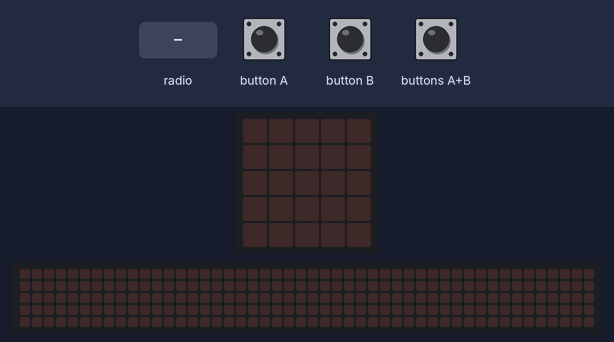
The program below on a simulated BBC micro:bit (MakeCode). Shown: the board's 5×5 LED display, a strip that is not on the board, showing the scrolling text unrolled. Inputs (shaded band) come from the test bench. The 48×5 strip is a reading aid, not a part: it shows the text the display is scrolling, unrolled, one strip-width of it at a time.

Above: at 1.2 s.
1.3 s: radio message "Ok" arrives
At 3.77 s:
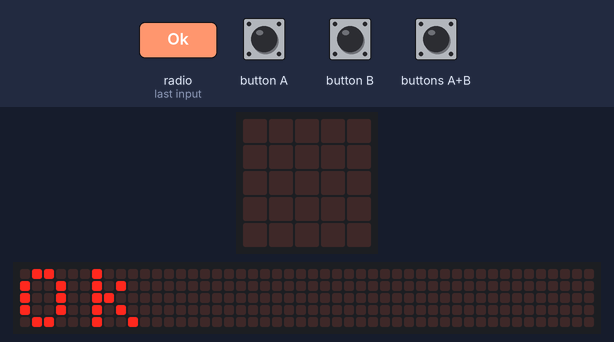
4.3 s: radio message "Maybe" arrives
At 4.37 s:
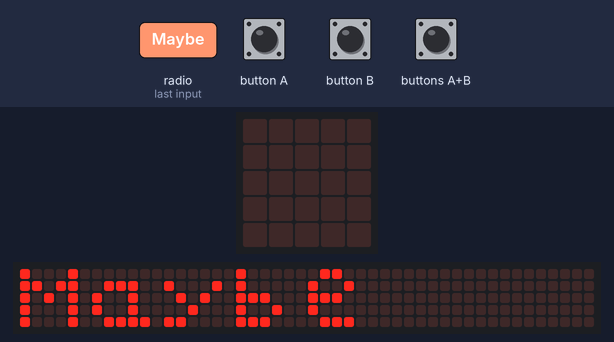
7.3 s: radio message "No" arrives
At 12.17 s:
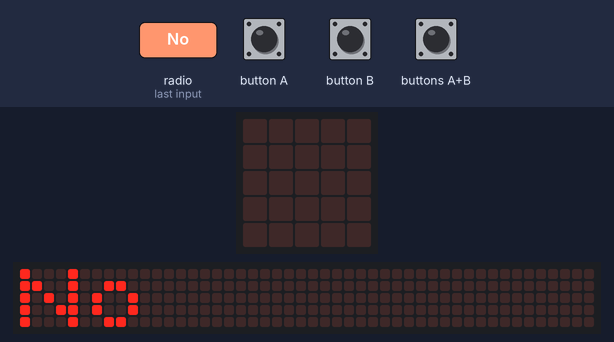
Timing chart, 0 to 13.7 s (numbered marks = the images above; inputs shaded):
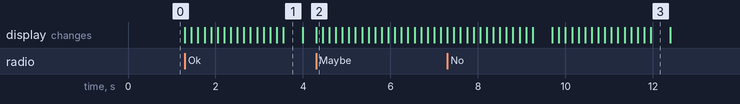

The program:

main.ts
```typescript
input.onButtonPressed(Button.A, function () {
    radio.sendString("Ok")
    radio.sendValue("Name", 1)
})
input.onButtonPressed(Button.AB, function () {
    radio.sendString("Maybe")
    radio.sendValue("Name", 2)
})
radio.onReceivedString(function (receivedString) {
    basic.showString(receivedString)
})
input.onButtonPressed(Button.B, function () {
    radio.sendString("No")
    radio.sendValue("Name", 2)
})
```

test.ts
```typescript
// 在這裡測試；當此封包作為擴充功能時，將不會編譯此內容。
```

Measured:
- after the input at 1.3 s, the display: changes at once (image 1)
- after the input at 4.3 s, the display: changes at once (image 2)
- after the input at 7.3 s, the display: first differs from a run without the input after 2.4 s (image 3)
- what the display in image 1 shows lasts 0.4 s, from 3.6 s to 4.0 s
